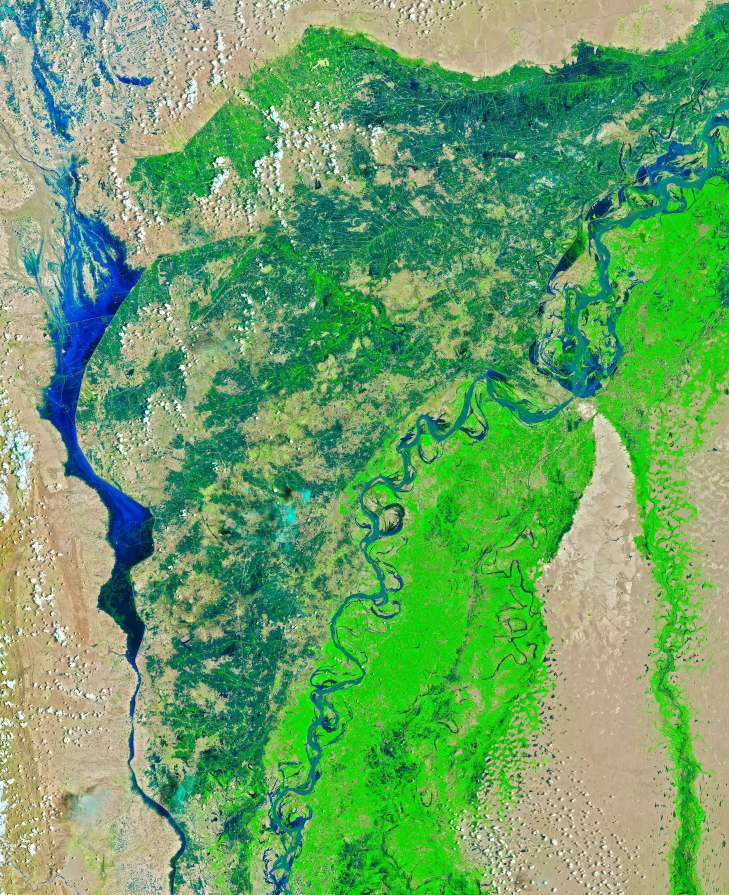
#> input picture test_images/pair2_before.jpg, 1458 x 1789 px (shown at 1/2 size)
$ python basic_diff.py
#> lines starting #> are read from the running program, lines starting #| are printed output that depends on the picture; after the words box and inside, x2 and y2 are one past the last pixel; in counts of white or black regions, pixels touching at a corner belong together
import os
import cv2
import numpy as np

# ---------- 1. Load images ----------
before = cv2.imread("../test_images/pair2_before.jpg")
#> before is the input picture: shape (1789, 1458, 3); mean B, G, R 102.4, 162.6, 105.9
after = cv2.imread("../test_images/pair2_after.jpg")
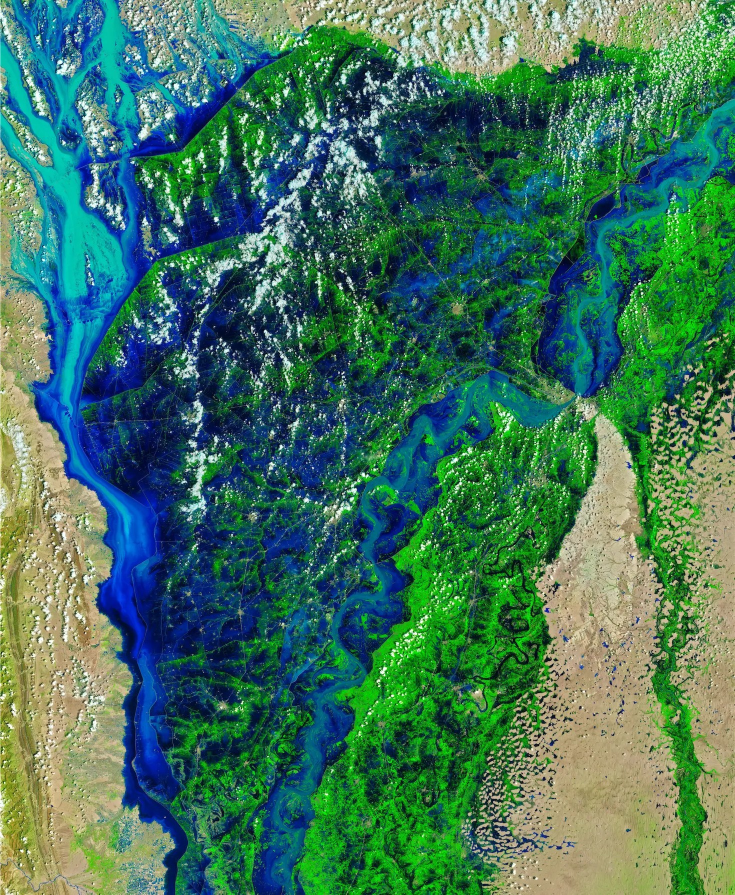
#> input picture test_images/pair2_after.jpg, 1470 x 1789 px (shown at 1/2 size)
#> after is the input picture: shape (1789, 1470, 3); mean B, G, R 93.3, 115.8, 64.5

if before is None or after is None:
    raise SystemExit("Could not load images. Check names in the test_images folder.")

# Make the second image the same size as the first
after = cv2.resize(after, (before.shape[1], before.shape[0]))
#> after: shape (1789, 1458, 3)

# ---------- 2. Preprocess: grayscale + blur ----------
gray_before = cv2.cvtColor(before, cv2.COLOR_BGR2GRAY)
gray_after = cv2.cvtColor(after, cv2.COLOR_BGR2GRAY)
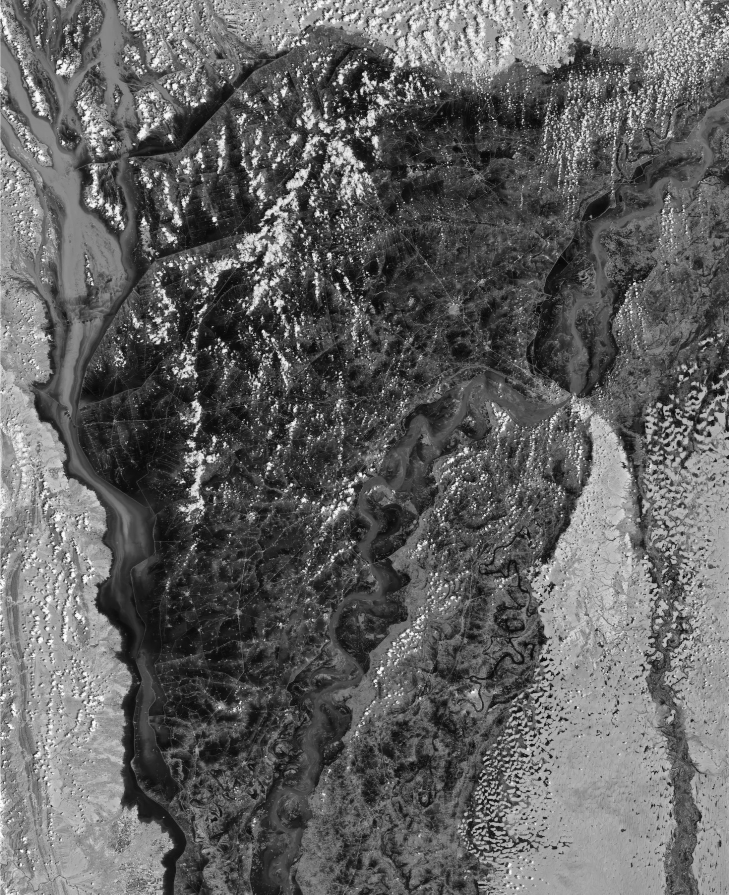
#> gray_after: shape (1789, 1458) (shown at 1/2 size); min 0, max 255, mean 97.9

gray_before = cv2.GaussianBlur(gray_before, (5, 5), 0)
gray_after = cv2.GaussianBlur(gray_after, (5, 5), 0)

# ---------- 3. Difference ----------
diff = cv2.absdiff(gray_before, gray_after)
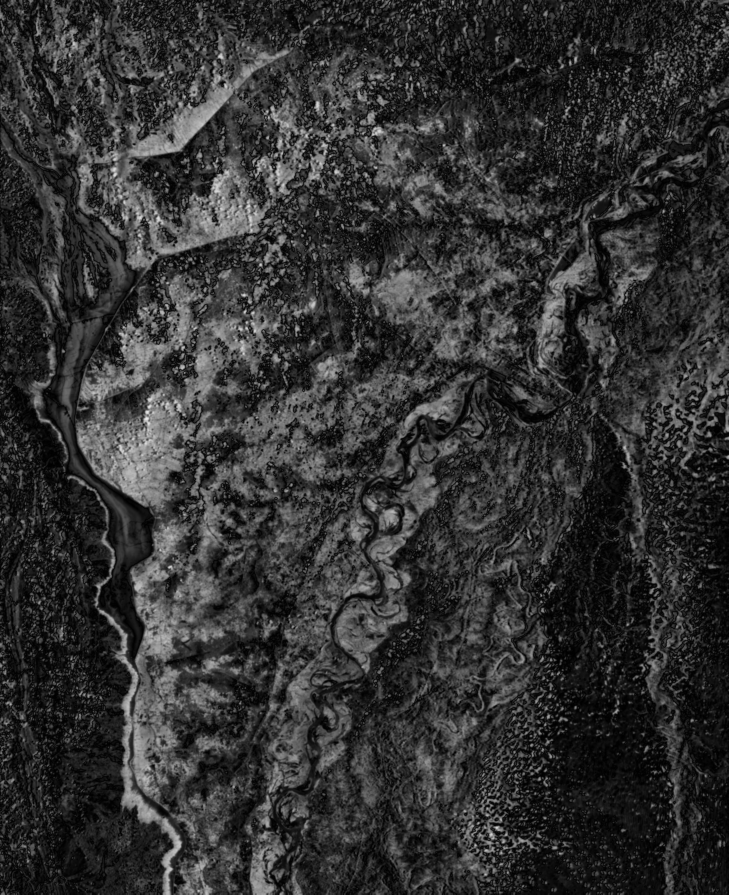
#> diff: shape (1789, 1458) (shown at 1/2 size); min 0, max 236, mean 50.2

# ---------- 4. Threshold (Otsu picks the cutoff automatically) ----------
_, mask = cv2.threshold(diff, 0, 255, cv2.THRESH_BINARY + cv2.THRESH_OTSU)
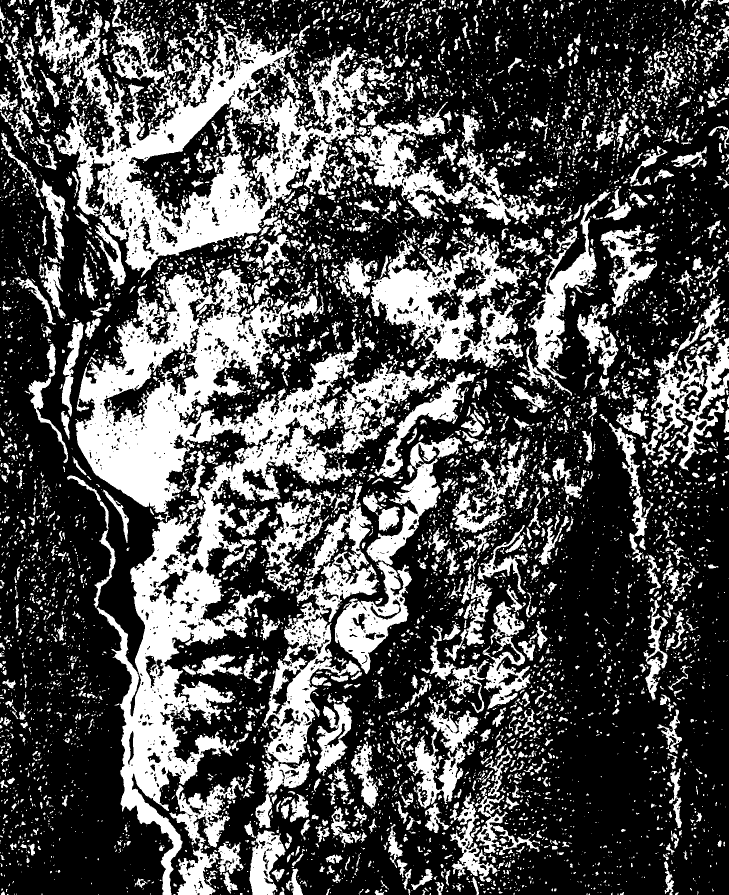
#> mask: shape (1789, 1458) (shown at 1/2 size); 32% white; 8614 white regions (6348 under 20 px), largest, box (x1, y1, x2, y2) and area: (134, 537, 879, 1789) 207104, (76, 0, 755, 555) 104787, (740, 468, 1059, 736) 33788

# ---------- 5. Clean the mask ----------
kernel = np.ones((5, 5), np.uint8)
mask = cv2.morphologyEx(mask, cv2.MORPH_OPEN, kernel)   # remove tiny specks
#> mask: shape (1789, 1458); 23.6% white; 1577 white regions (6 under 20 px), largest, box (x1, y1, x2, y2) and area: (152, 538, 722, 1025) 90399, (198, 885, 555, 1789) 70008, (154, 82, 579, 542) 58880
mask = cv2.morphologyEx(mask, cv2.MORPH_CLOSE, kernel)  # fill small holes
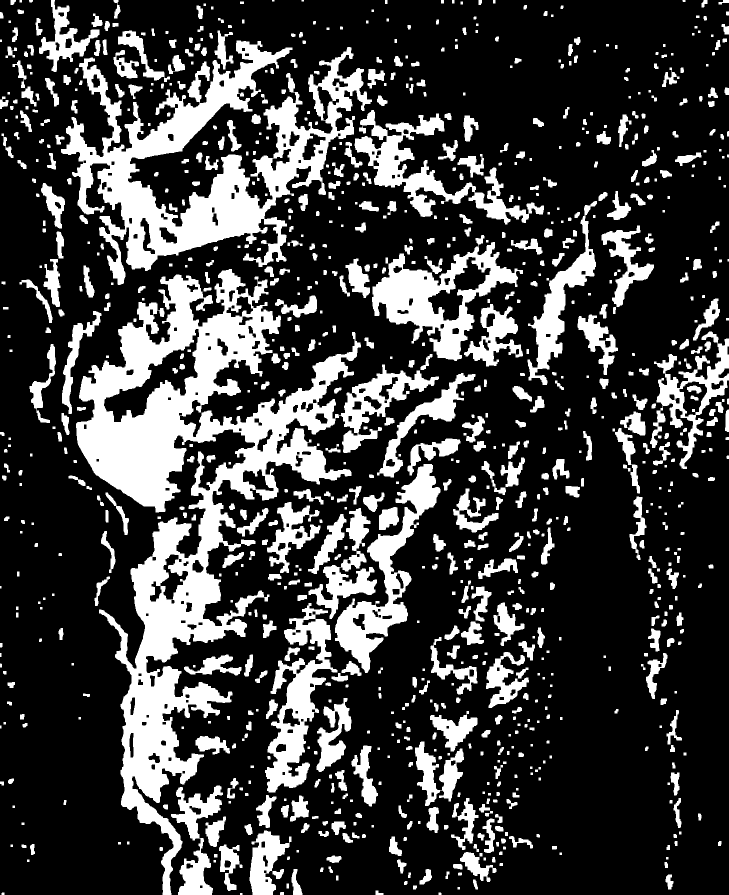
#> mask: shape (1789, 1458) (shown at 1/2 size); 24.9% white; 985 white regions (6 under 20 px)

# ---------- 6. Find changed regions and draw boxes ----------
contours, _ = cv2.findContours(mask, cv2.RETR_EXTERNAL, cv2.CHAIN_APPROX_SIMPLE)
#> contours = 978 contours, 143 with area under 20; largest, box (x1, y1, x2, y2) and area: (152, 538, 878, 1789) 214940, (122, 81, 744, 570) 98900, (744, 470, 1046, 722) 30354, (670, 928, 881, 1346) 21712, (530, 1206, 675, 1585) 20420
result = after.copy()
region_count = 0

for c in contours:
    if cv2.contourArea(c) >= 200:  # ignore very small regions
        x, y, w, h = cv2.boundingRect(c)
        cv2.rectangle(result, (x, y), (x + w, y + h), (0, 0, 255), 2)
        region_count += 1
#> this loop made 978 passes
#> (x, y, w, h) on passes 12, 16, 17, 18, 25, 31, 35, 42, 54, 55, 60, 65: (1331, 1749, 16, 30), (839, 1738, 25, 31), (583, 1738, 22, 51), (545, 1738, 23, 20), (794, 1719, 19, 28), (653, 1711, 30, 15), (920, 1704, 73, 60), (438, 1689, 47, 93), (778, 1673, 26, 39), (1018, 1672, 48, 25), (685, 1666, 21, 20), (499, 1661, 84, 128)
#> c on passes 1, 6, 8, 11, 24, 26: [[480, 1786], [480, 1788], [484, 1788], [484, 1786]], [[915, 1774], [915, 1778], [919, 1778], [919, 1774]], [[573, 1767], [573, 1776], [577, 1776], [577, 1767]], [[672, 1751], [672, 1760], [676, 1760], [676, 1751]], [[427, 1720], [427, 1724], [431, 1724], [431, 1720]], [[54, 1719], [54, 1723], [58, 1723], [58, 1719]]
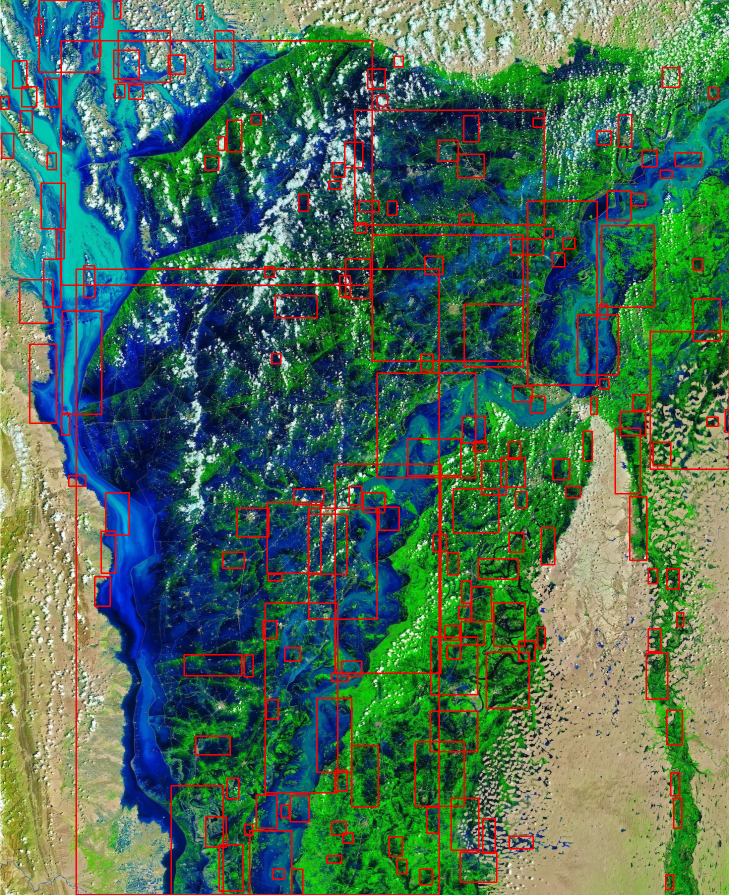
#> result: shape (1789, 1458, 3) (shown at 1/2 size); mean B, G, R 89.1, 110.3, 74.9
#> after the loop, region_count = 177

# ---------- 7. Stats and heatmap ----------
change_percent = 100 * np.count_nonzero(mask) / mask.size
#> change_percent = 24.93
heatmap = cv2.applyColorMap(diff, cv2.COLORMAP_JET)
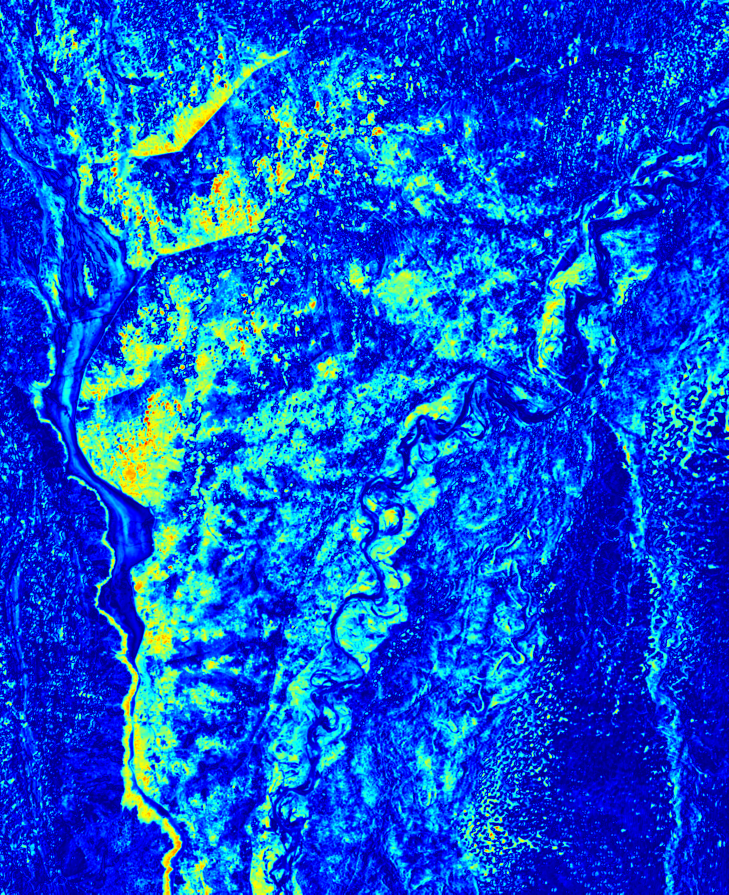
#> heatmap: shape (1789, 1458, 3) (shown at 1/2 size); mean B, G, R 214.9, 83.8, 14.4

print(f"Changed regions: {region_count}")
#| Changed regions: 177
print(f"Change percentage: {change_percent:.2f}%")
#| Change percentage: 24.93%

# ---------- 8. Save every stage ----------
os.makedirs("outputs", exist_ok=True)
cv2.imwrite("outputs/1_diff.png", diff)
cv2.imwrite("outputs/2_mask.png", mask)
cv2.imwrite("outputs/3_heatmap.png", heatmap)
cv2.imwrite("outputs/4_result_boxes.png", result)
print("Saved results in the outputs folder.")
